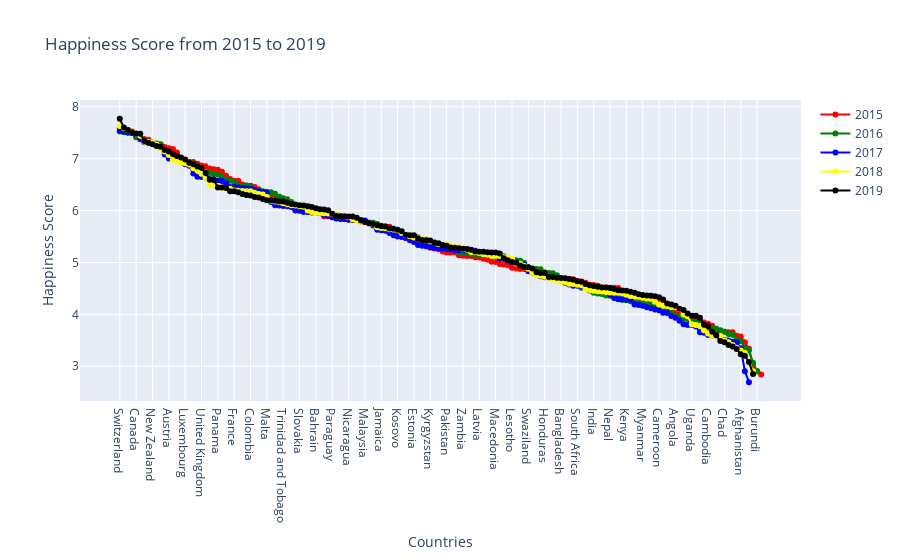

The code cell stored with this chart in its notebook:
### Markdown cell above
### **2. Line chart of Happiness Score from 2015 to 2019 follow each country**

### Code cell
# Creating trace for 2015
trace_5 = go.Scatter(x = year_2015['Country'],
                    y = year_2015['Happiness Score'],
                    mode = "lines+markers",
                    name = "2015",
                    marker = dict(color = 'red'),
                    text= year_2015['Country'])

# Creating trace for 2016
trace_6 = go.Scatter(x = year_2015['Country'],
                    y = year_2016['Happiness Score'],
                    mode = "lines+markers",
                    name = "2016",
                    marker = dict(color = 'green'),
                    text= year_2015['Country'])

# Creating trace for 2017
trace_7 = go.Scatter(x = year_2015['Country'],
                    y = year_2017['Happiness.Score'],
                    mode = "lines+markers",
                    name = "2017",
                    marker = dict(color = 'blue'),
                    text= year_2015['Country'])

# Creating trace for 2018
trace_8 = go.Scatter(x = year_2015['Country'],
                    y = year_2018['Score'],
                    mode = "lines+markers",
                    name = "2018",
                    marker = dict(color = 'yellow'),
                    text= year_2015['Country'])

# Creating trace for 2019
trace_9 = go.Scatter(x = year_2015['Country'],
                    y = year_2019['Score'],
                    mode = "lines+markers",
                    name = "2019",
                    marker = dict(color = 'black'),
                    text= year_2015['Country'])
data = [trace_5, trace_6, trace_7, trace_8, trace_9]
layout = dict(title = 'Happiness Score from 2015 to 2019',
              xaxis= dict(title= 'Countries',ticklen= 5,zeroline= False),
              yaxis= dict(title= 'Happiness Score',ticklen= 5,zeroline= False),
              hovermode="x unified")

fig = dict(data = data, layout = layout)
iplot(fig)

### Figure 1 — Plotly figure (JSON) as saved in the notebook; plotly's stock layout.template omitted (floating-point values rounded to 4 significant figures; data arrays with more than 128 entries replaced by an {"elided": "..."} marker saying what was removed)
{"data": [{"marker": {"color": "red"}, "mode": "lines+markers", "name": "2015", "text": {"elided": "158 str values"}, "type": "scatter", "x": {"elided": "158 str values"}, "y": {"elided": "158 float values"}}, {"marker": {"color": "green"}, "mode": "lines+markers", "name": "2016", "text": {"elided": "158 str values"}, "type": "scatter", "x": {"elided": "158 str values"}, "y": {"elided": "157 float values"}}, {"marker": {"color": "blue"}, "mode": "lines+markers", "name": "2017", "text": {"elided": "158 str values"}, "type": "scatter", "x": {"elided": "158 str values"}, "y": {"elided": "155 float values"}}, {"marker": {"color": "yellow"}, "mode": "lines+markers", "name": "2018", "text": {"elided": "158 str values"}, "type": "scatter", "x": {"elided": "158 str values"}, "y": {"elided": "156 float values"}}, {"marker": {"color": "black"}, "mode": "lines+markers", "name": "2019", "text": {"elided": "158 str values"}, "type": "scatter", "x": {"elided": "158 str values"}, "y": {"elided": "156 float values"}}], "layout": {"hovermode": "x unified", "title": {"text": "Happiness Score from 2015 to 2019"}, "xaxis": {"ticklen": 5, "title": {"text": "Countries"}, "zeroline": false, "type": "category", "range": [-9.5, 166.5], "autorange": true}, "yaxis": {"ticklen": 5, "title": {"text": "Happiness Score"}, "zeroline": false, "type": "linear", "range": [2.272, 8.19], "autorange": true}, "autosize": true}}
